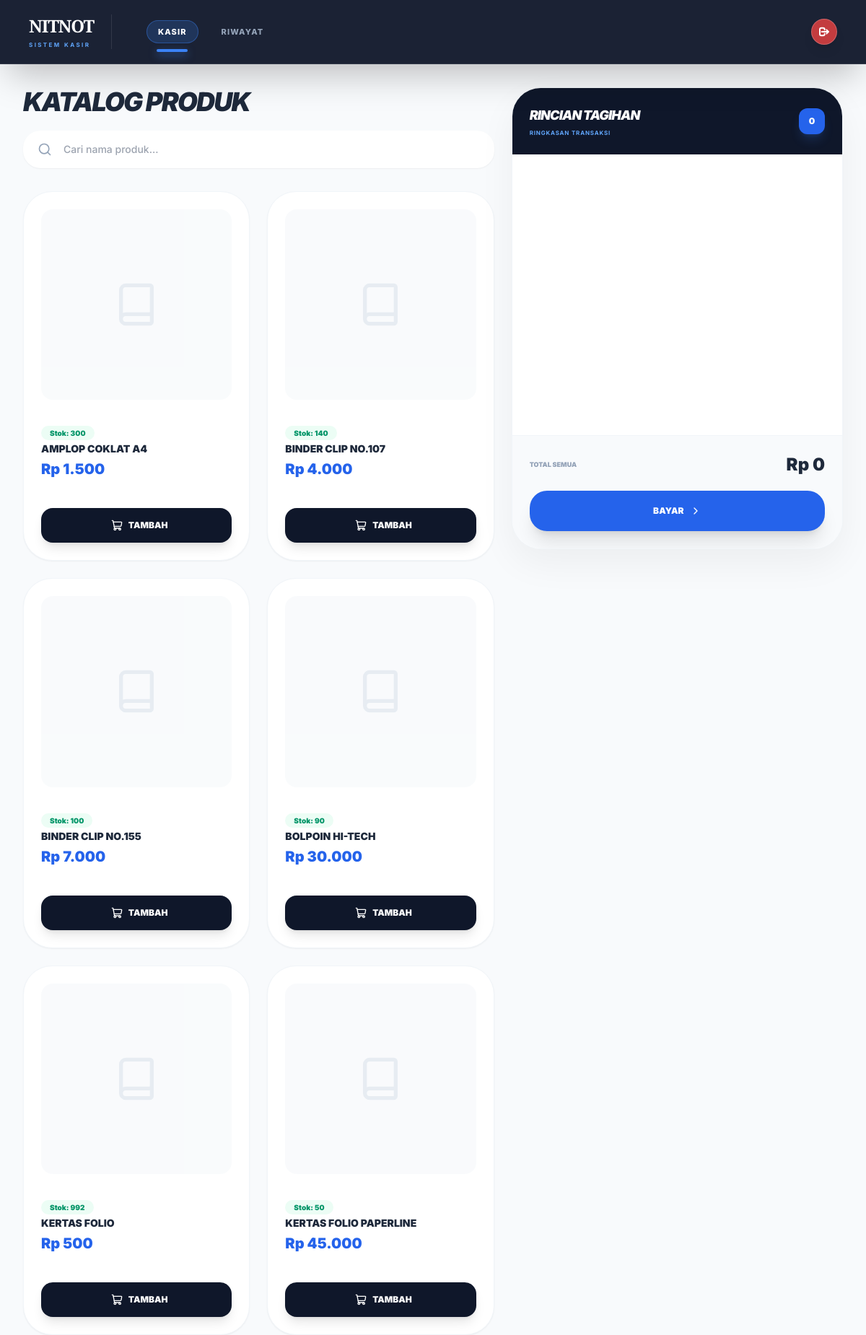
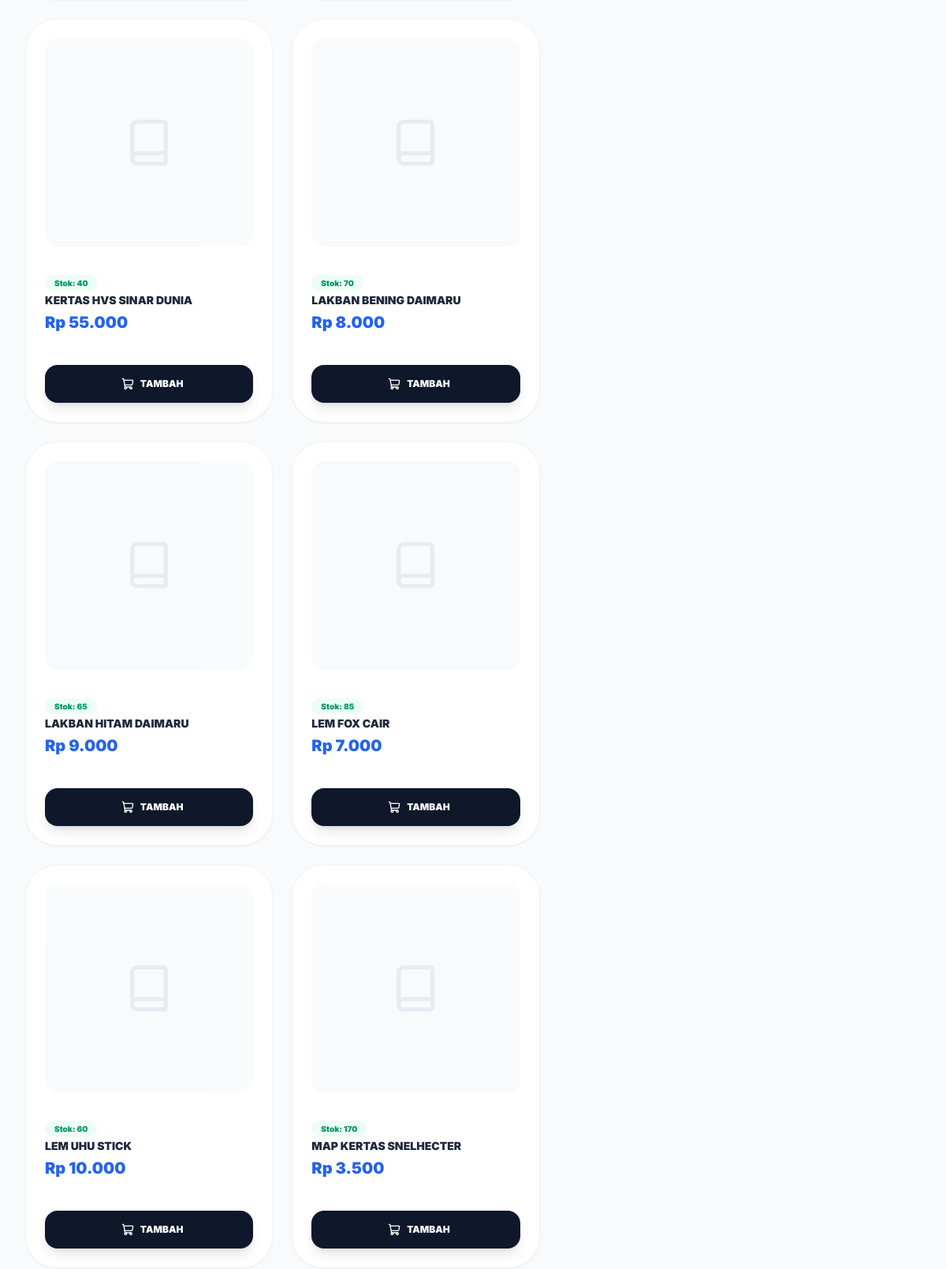
The page /kasir-dashboard (signed in, upper part) on the database its author committed (2 pictures, top to bottom).
### tables this page shows
CREATE TABLE `products` (
  `id` bigint NOT NULL,
  `description` varchar(1000) DEFAULT NULL,
  `name` varchar(255) NOT NULL,
  `price` double NOT NULL,
  `stock` int NOT NULL
);

### kasir-dashboard.php (the view, shortened to what this page needs)
<?php
require __DIR__ . '/database.php';
$stmt = $pdo->query("SELECT id, name, price, stock FROM products WHERE stock > 0 ORDER BY name ASC");
$products = $stmt->fetchAll();
?>
<!DOCTYPE html>
<html>
<head>
    <script src="https://cdn.tailwindcss.com"></script>
</head>
<body class="body-font flex flex-col">
<nav class="glass-nav text-white px-4 md:px-10 py-5 sticky top-0 z-50 shadow-2xl">
    <div class="max-w-[1600px] mx-auto flex justify-between items-center">
        <div class="flex items-center space-x-6 md:space-x-12">
            <div class="flex flex-col border-r border-white/10 pr-6">
                <h1 class="logo-font text-xl md:text-2xl font-black tracking-tighter leading-none">NITNOT</h1>
                <p class="text-[8px] tracking-[0.3em] text-blue-400 font-bold uppercase mt-1">SISTEM KASIR</p>
            </div>
            <div class="flex space-x-2 md:space-x-4 text-[10px] md:text-[11px] uppercase">
                <a href="/kasir-dashboard" class="nav-link active">KASIR</a>
                <a href="/kasir-history" class="nav-link inactive">Riwayat</a>
            </div>
        </div>
        <form action="/logout.php" method="post" class="m-0">
            <button type="submit" class="w-9 h-9 bg-red-500/80 hover:bg-red-600 rounded-full flex items-center justify-center shadow-lg transition-all border border-white/20">
                <svg xmlns="http://www.w3.org/2000/svg" class="w-4 h-4 text-white" fill="none" viewBox="0 0 24 24" stroke="currentColor" stroke-width="3"><path stroke-linecap="round" stroke-linejoin="round" d="M17 16l4-4m0 0l-4-4m4 4H7m6 4v1a3 3 0 01-3 3H6a3 3 0 01-3-3V7a3 3 0 013-3h4a3 3 0 013 3v1" /></svg>
            </button>
        </form>
    </div>
</nav>
<main class="max-w-[1600px] mx-auto p-4 md:p-8 w-full flex flex-col lg:grid lg:grid-cols-12 gap-6 flex-1">
    <div class="lg:col-span-7 xl:col-span-8 order-2 lg:order-1">
        <div class="mb-8">
            <h2 class="text-2xl md:text-4xl font-black text-slate-800 uppercase tracking-tighter italic">Katalog Produk</h2>
            <div class="relative mt-5">
                <div class="absolute inset-y-0 left-5 flex items-center pointer-events-none text-slate-400"><i data-lucide="search" class="w-5 h-5"></i></div>
                <input type="text" id="productSearch" placeholder="Cari nama produk..." class="w-full bg-white border-none rounded-[1.5rem] py-4 pl-14 pr-6 shadow-sm focus:ring-2 focus:ring-blue-500 text-sm font-medium">
            </div>
        </div>
        <div id="product-list-container" class="space-y-3 lg:space-y-0 lg:grid lg:grid-cols-2 xl:grid-cols-3 gap-6">
            <?php foreach ($products as $product): ?>
            <div class="product-item bg-white p-4 rounded-[1.5rem] flex items-center gap-4 border border-slate-100 shadow-sm lg:p-6 lg:rounded-[2.5rem] lg:flex-col lg:hover:shadow-2xl lg:hover:shadow-slate-200 transition-all">
                <div class="w-16 h-16 bg-blue-600 rounded-2xl flex-shrink-0 flex items-center justify-center text-white font-black italic text-[8px] opacity-80 lg:aspect-square lg:w-full lg:h-auto lg:bg-slate-50 lg:text-slate-200 lg:mb-4">
                    <i data-lucide="book" class="hidden lg:block w-16 h-16"></i>
                </div>
                <div class="flex-1 min-w-0 lg:w-full">
                    <span class="text-[8px] font-black text-emerald-600 bg-emerald-50 px-2 py-0.5 rounded-full lg:px-3 lg:py-1 lg:text-[10px] lg:self-start lg:mb-2">Stok: <?= htmlspecialchars($product['stock']) ?></span>
                    <h3 class="font-bold text-slate-800 text-xs uppercase truncate mt-0.5 lg:font-black lg:text-sm lg:mb-1"><?= htmlspecialchars($product['name']) ?></h3>
                    <p class="text-blue-600 font-black text-sm lg:text-xl lg:mb-6">Rp <?= number_format($product['price'], 0, ',', '.') ?></p>
                </div>
                <div class="lg:mt-auto lg:w-full">
                    <button type="button" class="add-to-cart-btn bg-slate-900 text-white p-4 rounded-2xl active:scale-90 shadow-lg flex items-center justify-center space-x-2 lg:w-full lg:py-4 lg:hover:bg-blue-600 lg:text-xs lg:font-black lg:uppercase lg:transition-all" data-product-id="<?= $product['id'] ?>">
                        <i data-lucide="shopping-cart" class="w-4 h-4 hidden lg:inline-block"></i>
                        <span class="text-[10px] font-black uppercase lg:text-xs">Tambah</span>
                    </button>
                </div>
            </div>
            <?php endforeach; ?>
        </div>
    </div>
    <div class="lg:col-span-5 xl:col-span-4 order-1 lg:order-2">
        <div class="bg-white rounded-[2.5rem] shadow-[0_20px_50px_rgba(0,0,0,0.05)] overflow-hidden flex flex-col cart-sticky border border-slate-100">
            <div class="bg-slate-900 p-6 text-white flex justify-between items-center">
                <div>
                    <h2 class="text-lg font-black uppercase tracking-tighter italic">Rincian Tagihan</h2>
                    <p class="text-[8px] font-bold text-blue-400 uppercase tracking-widest mt-1">Ringkasan Transaksi</p>
                </div>
                <div id="cart-item-count" class="w-9 h-9 bg-blue-600 rounded-xl flex items-center justify-center font-black text-xs shadow-lg shadow-blue-500/20">0</div>
            </div>
            <div id="cart-items-container" class="flex-1 overflow-y-auto min-h-[150px] p-6 custom-scroll">
            </div>
            <div class="p-6 bg-slate-50 border-t border-slate-100">
                <div class="flex justify-between items-center mb-5">
                    <p class="text-[9px] font-black text-slate-400 uppercase">Total Semua</p>
                    <p id="cart-total" class="text-2xl font-black text-slate-800">Rp 0</p>
                </div>
                <form action="/kasir_checkout_action.php" method="post">
                    <button id="checkout-button" type="submit" class="w-full bg-blue-600 hover:bg-blue-700 text-white py-5 rounded-[1.5rem] font-black uppercase text-xs shadow-xl active:scale-95 disabled:opacity-40 transition-all flex items-center justify-center space-x-2">
                        <span>Bayar</span><i data-lucide="chevron-right" class="w-4 h-4"></i>
                    </button>
                </form>
            </div>
        </div>
    </div>
</main>
</body>
</html>

### kasir-dashboard.php (style rules this page uses)
.logo-font { font-family: 'Playfair Display', serif; }
body { font-family: 'Inter', sans-serif; background: #f8fafc; min-height: 100vh; }
.glass-nav { background: rgba(15, 23, 42, 0.95); backdrop-filter: blur(15px); -webkit-backdrop-filter: blur(15px); border-bottom: 1px solid rgba(255, 255, 255, 0.1); }
.nav-link { position: relative; transition: all 0.4s cubic-bezier(0.4, 0, 0.2, 1); font-weight: 800; letter-spacing: 0.1em; padding: 0.5rem 1rem; border-radius: 1rem; }
.nav-link.active { color: #ffffff; background: rgba(59, 130, 246, 0.2); box-shadow: inset 0 0 0 1px rgba(59, 130, 246, 0.4); }
.nav-link.active::after { content: ''; position: absolute; bottom: -12px; left: 20%; width: 60%; height: 4px; background: #3b82f6; border-radius: 10px; box-shadow: 0 4px 12px rgba(59, 130, 246, 0.6); }
.nav-link.inactive { color: #94a3b8; }
@media (min-width: 1024px) { .cart-sticky { position: sticky; top: 7rem; height: calc(100vh - 10rem); border-radius: 3.5rem; } }

### rows shown on the page
products: stock "300", name "AMPLOP COKLAT A4", price "1.500"
products: stock "140", name "BINDER CLIP NO.107", price "4.000"
products: stock "100", name "BINDER CLIP NO.155", price "7.000"
products: stock "90", name "BOLPOIN HI-TECH", price "30.000"
products: stock "992", name "KERTAS FOLIO", price "500"
products: stock "50", name "KERTAS FOLIO PAPERLINE", price "45.000"
products: stock "40", name "KERTAS HVS SINAR DUNIA", price "55.000"
products: stock "70", name "LAKBAN BENING DAIMARU", price "8.000"
products: stock "65", name "LAKBAN HITAM DAIMARU", price "9.000"
products: stock "85", name "LEM FOX CAIR", price "7.000"
products: stock "60", name "LEM UHU STICK", price "10.000"
products: stock "170", name "MAP KERTAS SNELHECTER", price "3.500"
